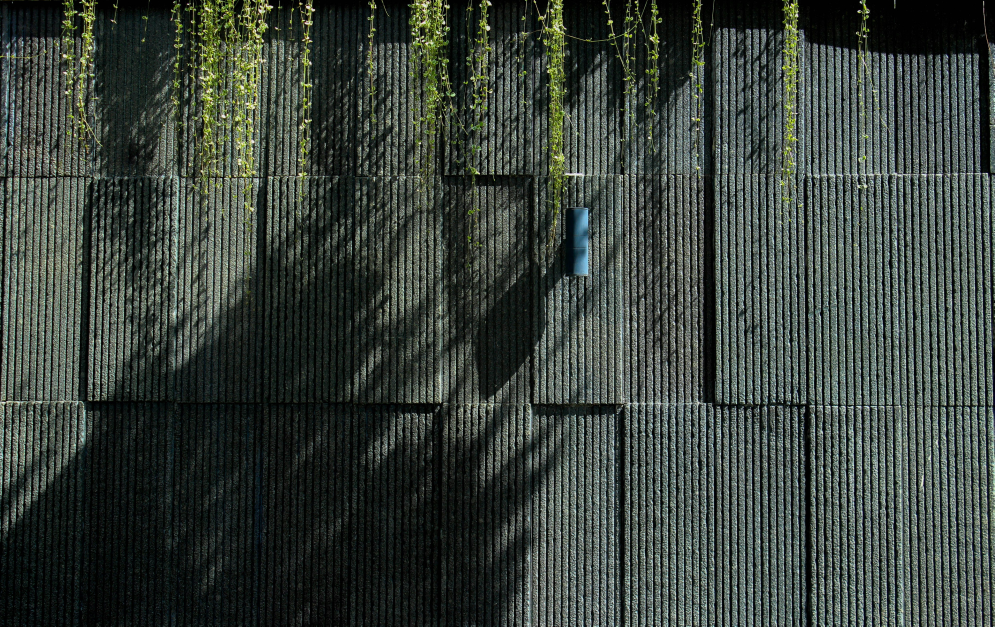
#> input picture tools/brand/source/hormigon-source.jpg, 4971 x 3131 px (shown at 1/5 size)
$ python build_texture.py
#> lines starting #> are read from the running program, lines starting #| are printed output that depends on the picture
### tools/brand/common.py
"""Shared helpers for the brand build scripts (colour maths, paths, JSON).

SPDX-License-Identifier: GPL-3.0-or-later

Only tools/brand/ uses pillow/scipy; the app itself never imports this module.
"""
from __future__ import annotations

import colorsys
import json
from pathlib import Path

REPO = Path(__file__).resolve().parents[2]
TOOLS = Path(__file__).resolve().parent
SOURCE = TOOLS / "source"
ASSETS = REPO / "src" / "tracklister" / "assets"
FONT_SRC = Path(r"c:\projects\ABLETON\.agents\tasks\tracklister-v2\marca\work\fuentes-candidatas")


def hex_to_rgb(h: str) -> tuple[int, int, int]:
    h = h.lstrip("#")
    return int(h[0:2], 16), int(h[2:4], 16), int(h[4:6], 16)


def rgb_to_hex(rgb) -> str:
    return "#" + "".join(f"{max(0, min(255, int(round(c)))):02x}" for c in rgb)


def _lin(c: float) -> float:
    c = c / 255.0
    return c / 12.92 if c <= 0.04045 else ((c + 0.055) / 1.055) ** 2.4


def rel_lum(h: str) -> float:
    r, g, b = hex_to_rgb(h)
    return 0.2126 * _lin(r) + 0.7152 * _lin(g) + 0.0722 * _lin(b)


def contrast(a: str, b: str) -> float:
    la, lb = rel_lum(a), rel_lum(b)
    hi, lo = max(la, lb), min(la, lb)
    return (hi + 0.05) / (lo + 0.05)


def hls_hex(h_deg: float, l: float, s: float) -> str:
    r, g, b = colorsys.hls_to_rgb((h_deg % 360) / 360.0, l, s)
    return rgb_to_hex((r * 255, g * 255, b * 255))


# [14 lines left out: function solve_lightness, not called in this run]


def write_json(path: Path, data) -> None:
    path.parent.mkdir(parents=True, exist_ok=True)
    path.write_text(json.dumps(data, ensure_ascii=False, indent=2) + "\n", encoding="utf-8", newline="\n")


def load_tokens() -> dict:
    return json.loads((ASSETS / "tokens.json").read_text(encoding="utf-8"))
#> (reads src/tracklister/assets/tokens.json from the repository)

### tools/brand/build_texture.py
"""Header textures from the grooved concrete wall of his Mixcloud cover.

SPDX-License-Identifier: GPL-3.0-or-later

Crop: the lower-right panels (even grooves, no plants, no lamp, no strong tree shadows).
Treatment: greyscale (desaturated), large-scale illumination flattened (divide by a wide
gaussian), then remapped to a narrow tonal band around each theme's header colour so the
header ink keeps its contrast. Output 1600x200 JPEG, < 500 KB.
"""
from __future__ import annotations

import sys

import numpy as np
from PIL import Image
from scipy import ndimage as ndi

from common import ASSETS, SOURCE, contrast, load_tokens, rgb_to_hex

CROP = (3120, 2290, 4971, 2521)  # x0, y0, x1, y1 in the 4971x3131 source (8:1)
OUT = (1600, 200)
# (centre grey 0..255, half-range) per theme
TONE = {"hormigon": (176.0, 13.0), "noche": (30.0, 9.0)}


def base_strip() -> np.ndarray:
    im = Image.open(SOURCE / "hormigon-source.jpg").convert("L").crop(CROP)
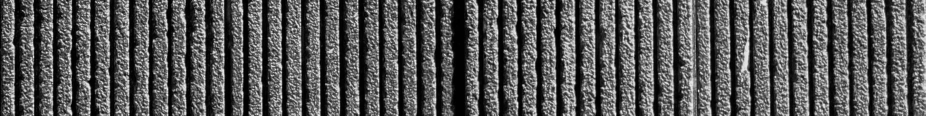
#> im: PIL image 1851x231 L (shown at 1/2 size); min 0, max 254, mean 85.7
    im = im.resize(OUT, Image.LANCZOS)
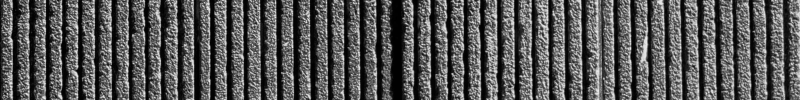
#> im: PIL image 1600x200 L (shown at 1/2 size); min 0, max 255, mean 85.7
    a = np.asarray(im, dtype=np.float64)
    illum = ndi.gaussian_filter(a, 40.0) + 1.0
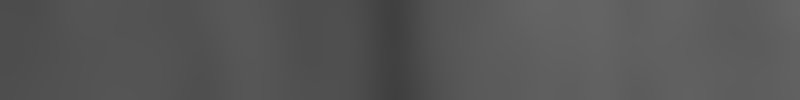
#> illum: shape (200, 1600) float64 (shown at 1/2 size); min 63.83, max 101.9, mean 86.7
    flat = a / illum
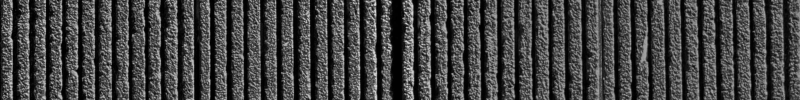
#> flat: shape (200, 1600) float64 (shown at 1/2 size); min 0, max 3.76, mean 0.987; drawn with min black and max white
    lo, hi = np.percentile(flat, [1, 99])
#> lo = 0.0106; hi = 2.73
    return np.clip((flat - lo) / (hi - lo), 0.0, 1.0) * 2.0 - 1.0  # -1..1
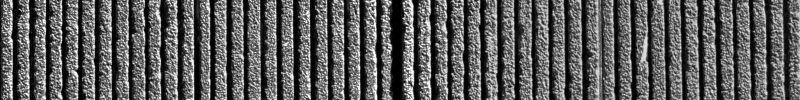
#> returned value: shape (200, 1600) float64 (shown at 1/2 size); min -1, max 1, mean -0.282; drawn with min black and max white


def main() -> int:
    tok = load_tokens()
    strip = base_strip()
    report = {}
    for theme, (centre, half) in TONE.items():
        g = np.clip(centre + strip * half, 0, 255).astype(np.uint8)
        path = ASSETS / tok["themes"][theme]["header_texture"]
        path.parent.mkdir(parents=True, exist_ok=True)
        Image.fromarray(g, "L").convert("RGB").save(path, "JPEG", quality=85, optimize=True,
                                                     progressive=True)
        ink = tok["themes"][theme]["colors"]["ink"]
        muted = tok["themes"][theme]["colors"]["ink_muted"]
        p1, p99 = np.percentile(g, [0.5, 99.5])
        worst = min(contrast(ink, rgb_to_hex((p1,) * 3)), contrast(ink, rgb_to_hex((p99,) * 3)))
        worst_m = min(contrast(muted, rgb_to_hex((p1,) * 3)), contrast(muted, rgb_to_hex((p99,) * 3)))
        report[theme] = (path.stat().st_size, round(worst, 2), round(worst_m, 2))
        print(theme, path.name, path.stat().st_size, "bytes; ink worst", round(worst, 2),
              "muted worst", round(worst_m, 2))
        if path.stat().st_size >= 500_000:
            return 1
#> this loop made 1 pass
#> (p1, p99) on pass 1: (163, 189)
#> pass 1, in main, `g = np.clip(centre + strip * half, 0, 255).astype(np.uint8)`:
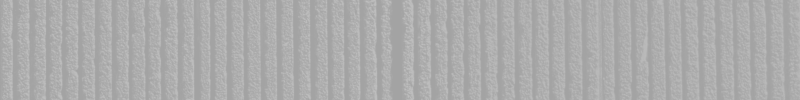
#> g: shape (200, 1600) (shown at 1/2 size); min 163, max 189, mean 171.9
#> after the loop, report = 0 items
    return 0


if __name__ == "__main__":
#> (the run stopped early here; a loop or call above may not have finished)
